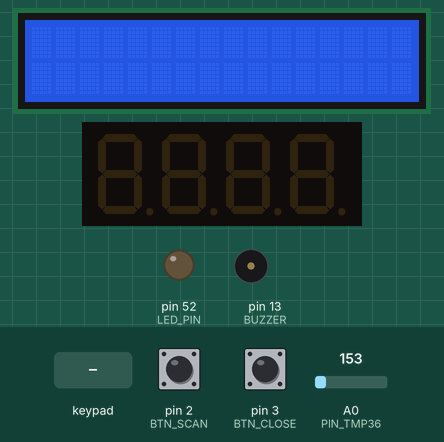
A sketch run on a simulated Arduino Mega 2560, built for the host (arithmetic inside an expression is 32-bit, double 64-bit). Shown: 16×2 character LCD, 4-digit seven-segment display, output pins drawn as LEDs (lit = HIGH), buzzer (waves = sounding). Inputs (shaded band) come from the test bench; at power-on: pin 2 (BTN_SCAN) HIGH, pin 3 (BTN_CLOSE) HIGH, A0 (PIN_TMP36) = 153. Storage starts empty; what the sketch prints to the serial monitor is not drawn.

Above: at 1.2 s.
1.3 s: keypad keys 1 0 9 8 7 # pressed 0.4 s apart
At 4.3 s:
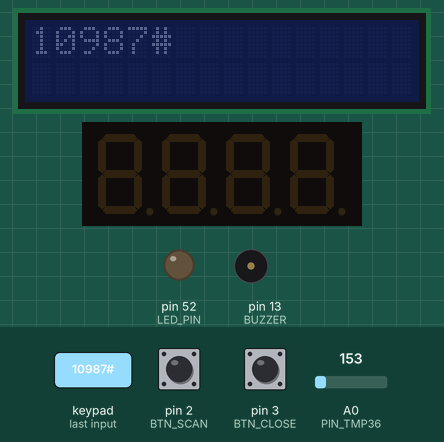
5.2 s: key 'A' pressed
At 5.8 s:
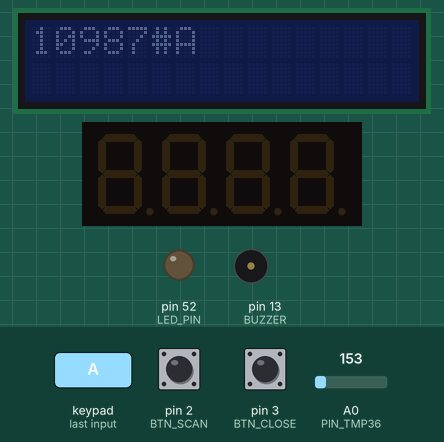
6.8 s: key 'B' pressed
At 8.1 s:
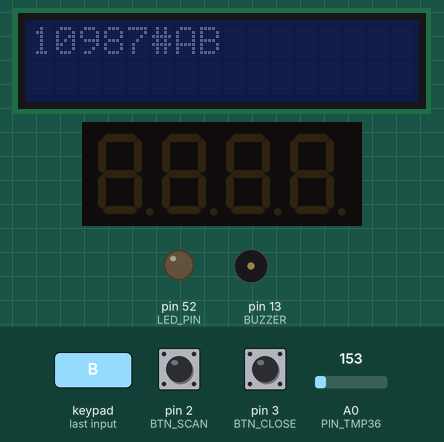
8.4 s: keypad keys 1 0 9 8 7 * pressed 0.4 s apart
At 10.9 s:
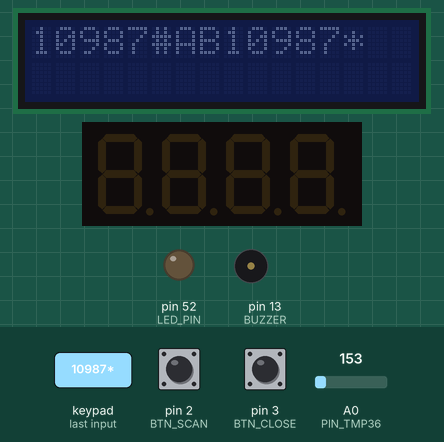
12.3 s: key 'C' pressed
At 13.4 s:
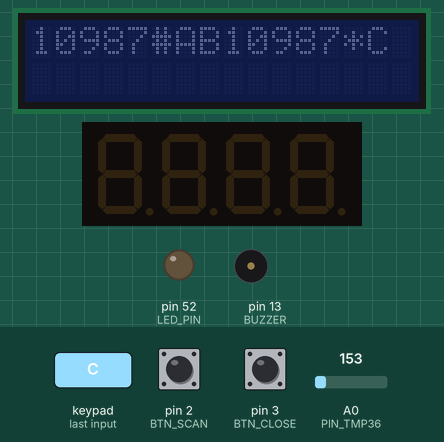
13.9 s: keypad keys 1 0 9 8 7 D pressed 0.4 s apart
At 16.3 s:
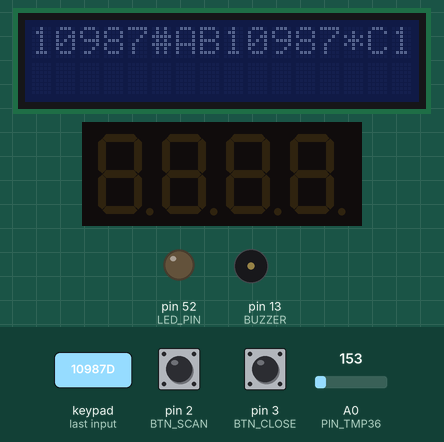
Timing chart, 0 to 17.8 s (numbered marks = the images above; inputs shaded):
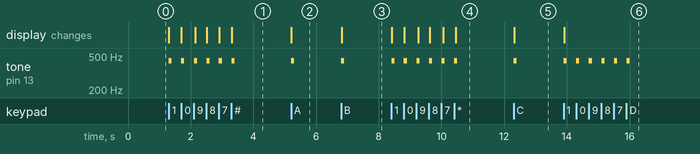

The sketch:

main.ino
```cpp
// button relay
/*
negro/negro -> scan
rojo/rojo -> close
amarillio/naranja -> new
*/

#include <SD.h>
#include <SPI.h>
#include <Keypad.h>
#include <Adafruit_LEDBackpack.h>
#include <Adafruit_LiquidCrystal.h>


int seconds = 0;
bool sdOk = false;
String LCD_MESSAGE = "";


// Temperature sensor settings
const float ADC_VREF = 5.0;
const float ADC_RESOLUTION = 1024.0;
const byte PIN_TMP36 = A0;

// Buzzer and button relay settings
const int BTN_SCAN = 2;
const int BTN_CLOSE = 3;
const int RELAY1 = 7;
const int RELAY2 = 8;
const int BUZZER = 13;
const int LED_PIN = 52;

// SD card settings
const int SD_CS = 53;


// Keypad settings
const byte ROWS = 4;
const byte COLS = 4;
char KEYS[ROWS][COLS] = {
 {'1', '2', '3', 'A'},
 {'4', '5', '6', 'B'},
 {'7', '8', '9', 'C'},
 {'*', '0', '#', 'D'}
};
const byte ROW_PINS[ROWS] = {10, 9, 8, 7};
const byte COL_PINS[COLS] = {6, 5, 4, 3};
Keypad KEYPAD = Keypad(makeKeymap(KEYS), ROW_PINS, COL_PINS, ROWS, COLS);


// Display settings
Adafruit_7segment DISPLAY_TEMPERATURE = Adafruit_7segment();
Adafruit_7segment DISPLAY_HUMIDITY = Adafruit_7segment();
Adafruit_LiquidCrystal DISPLAY_SCREEN(0);


void setup()
{
   Serial.begin(115200);
   DISPLAY_SCREEN.begin(16, 2);
   DISPLAY_TEMPERATURE.begin(112);
   DISPLAY_TEMPERATURE.begin(113);

   pinMode(RELAY1, OUTPUT);
   pinMode(BTN_SCAN, INPUT_PULLUP);
   pinMode(BTN_CLOSE, INPUT_PULLUP);
   pinMode(LED_PIN, OUTPUT);

   sdOk = sdInit();
   if (sdOk) logEvent("INFO", "BOOT", "system_start");
   else Serial.println("SD init failed");
}


void loop() {
  logEvent("INFO", "HEARTBEAT", "ok");

  if (digitalRead(BTN_SCAN) == LOW) {
    digitalWrite(LED_PIN, HIGH);
    delay(1000);
    digitalWrite(LED_PIN, LOW);
  }

  if (digitalRead(BTN_CLOSE) == LOW) {
    openDoor();
    delay(5000);
    closeDoor();
  }


  int adcVal = analogRead(A0);
  float voltage = adcVal * (ADC_VREF / ADC_RESOLUTION);
  float tempC = (voltage - 0.5) * 100;
  char buffer[5];

  char key = KEYPAD.getKey();
  if (key) {
    tone(BUZZER, 440, 100);
    LCD_MESSAGE += key;
    Serial.println(key);
    DISPLAY_SCREEN.setCursor(0, 0);
    DISPLAY_SCREEN.print(LCD_MESSAGE);
    DISPLAY_SCREEN.setBacklight(1);
    DISPLAY_SCREEN.setBacklight(0);
  }
}


// FUNCTIONS
void openDoor(){
  digitalWrite(LED_PIN, HIGH);
  digitalWrite(RELAY1, LOW);
}

void closeDoor(){
  digitalWrite(LED_PIN, LOW); // Apaga el LED
  digitalWrite(RELAY1, HIGH);
}

bool sdInit() {
  if (!SD.begin(SD_CS)) return false;
  return true;
}

void logEvent(const char* level, const char* event, const char* details) {
  if (!sdOk) return;

  File f = SD.open("/log.txt", FILE_WRITE);
  if (!f) return;

  unsigned long t = millis();
  f.print(t);
  f.print(",");
  f.print(level);
  f.print(",");
  f.print(event);
  f.print(",");
  f.println(details);

  f.close();

  Serial.println('OK');
}
```

Measured:
- after the input at 1.3 s, tone on pin 13 (BUZZER): alternates 440 Hz for 0.10 s and silent for 0.30 s, 12 changes in all, then stays silent, starting at once; the display: first changes at once (image 1 shows a later state)
- after the input at 5.2 s, tone on pin 13 (BUZZER): silent → 440 Hz at once, → silent 0.10 s later; the display: changes at once (image 2)
- after the input at 6.8 s, tone on pin 13 (BUZZER): silent → 440 Hz at once, → silent 0.10 s later; the display: changes at once (image 3)
- after the input at 8.4 s, tone on pin 13 (BUZZER): alternates 440 Hz for 0.10 s and silent for 0.30 s, 12 changes in all, then stays silent, starting at once; the display: first changes at once (image 4 shows a later state)
- after the input at 12.3 s, tone on pin 13 (BUZZER): silent → 440 Hz at once, → silent 0.10 s later; the display: changes at once (image 5)
- after the input at 13.9 s, tone on pin 13 (BUZZER): alternates 440 Hz for 0.10 s and silent for 0.30 s, 12 changes in all, then stays silent, starting at once; the display: changes at once (image 6)
